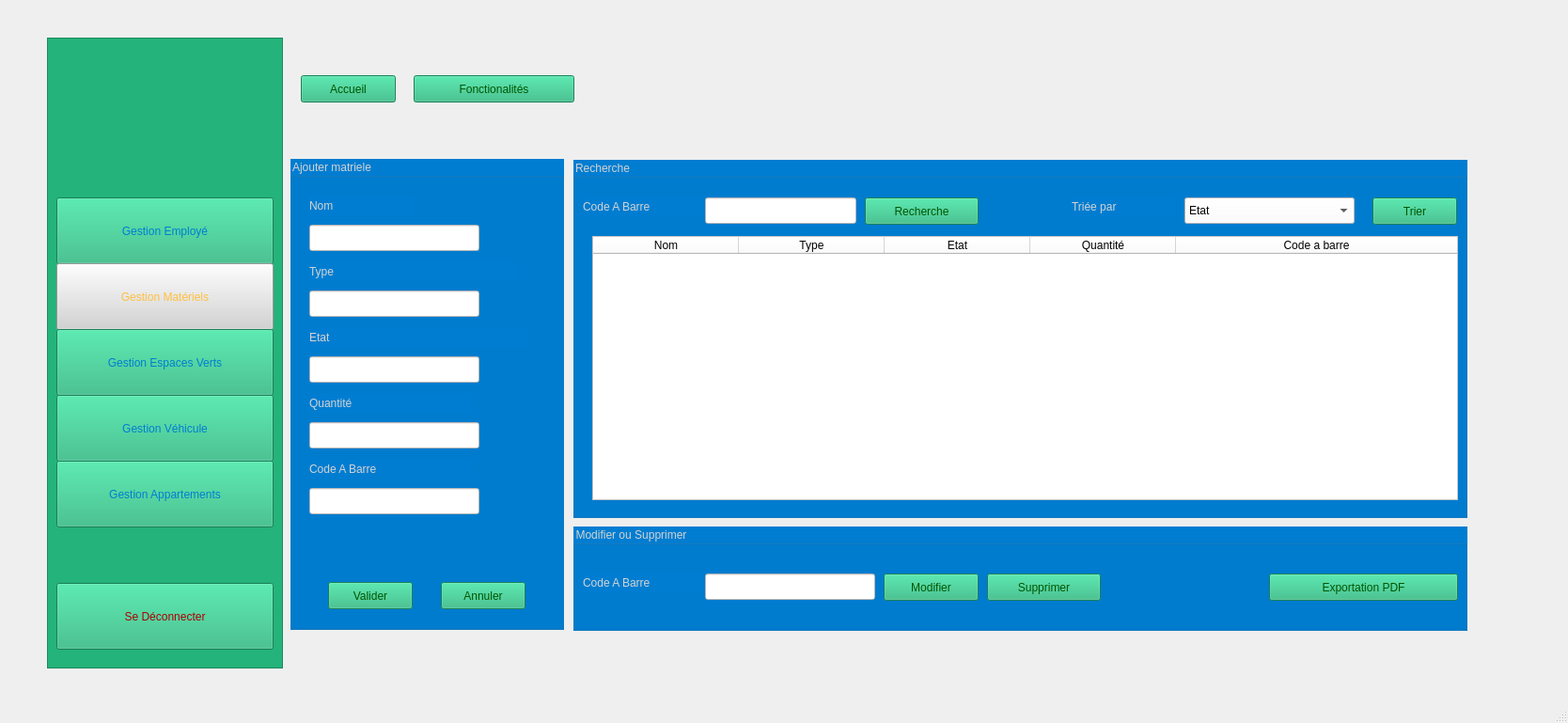
<?xml version="1.0" encoding="UTF-8"?>
<ui version="4.0">
 <class>MainWindow</class>
 <widget class="QMainWindow" name="MainWindow">
  <property name="geometry">
   <rect>
    <x>0</x>
    <y>0</y>
    <width>1668</width>
    <height>769</height>
   </rect>
  </property>
  <property name="windowTitle">
   <string>MainWindow</string>
  </property>
  <widget class="QWidget" name="centralwidget">
   <widget class="QStackedWidget" name="stackedWidget">
    <property name="geometry">
     <rect>
      <x>30</x>
      <y>30</y>
      <width>1591</width>
      <height>701</height>
     </rect>
    </property>
    <property name="currentIndex">
     <number>0</number>
    </property>
    <widget class="QWidget" name="page">
     <widget class="QGroupBox" name="groupBox_2">
      <property name="geometry">
       <rect>
        <x>580</x>
        <y>140</y>
        <width>951</width>
        <height>381</height>
       </rect>
      </property>
      <property name="styleSheet">
       <string notr="true">background-color: rgb(0, 125, 209);
color: rgb(211, 211, 211);
font: 900 12pt &quot;Franklin Gothic&quot;;</string>
      </property>
      <property name="title">
       <string>Recherche</string>
      </property>
      <widget class="QLabel" name="label_7">
       <property name="geometry">
        <rect>
         <x>10</x>
         <y>40</y>
         <width>131</width>
         <height>20</height>
        </rect>
       </property>
       <property name="text">
        <string>Code A Barre</string>
       </property>
      </widget>
      <widget class="QLineEdit" name="idrech">
       <property name="geometry">
        <rect>
         <x>140</x>
         <y>40</y>
         <width>161</width>
         <height>28</height>
        </rect>
       </property>
       <property name="whatsThis">
        <string>&lt;html&gt;&lt;head/&gt;&lt;body&gt;&lt;p&gt;iden&lt;/p&gt;&lt;/body&gt;&lt;/html&gt;</string>
       </property>
       <property name="styleSheet">
        <string notr="true">background-color: rgb(255, 255, 255);
font: 900 9pt &quot;Franklin Gothic&quot;;
color: rgb(0, 0, 0);
</string>
       </property>
      </widget>
      <widget class="QPushButton" name="recherche">
       <property name="geometry">
        <rect>
         <x>310</x>
         <y>40</y>
         <width>121</width>
         <height>29</height>
        </rect>
       </property>
       <property name="styleSheet">
        <string notr="true">background-color: rgb(36, 179, 122);
font: 900 12pt &quot;Franklin Gothic&quot;;
color: rgb(0, 85, 0);</string>
       </property>
       <property name="text">
        <string>Recherche</string>
       </property>
      </widget>
      <widget class="QTableWidget" name="tableWidget">
       <property name="geometry">
        <rect>
         <x>20</x>
         <y>81</y>
         <width>921</width>
         <height>281</height>
        </rect>
       </property>
       <property name="styleSheet">
        <string notr="true">background-color: rgb(255, 255, 255);
font: 900 9pt &quot;Franklin Gothic&quot;;
color: rgb(0, 0, 0);
</string>
       </property>
       <attribute name="horizontalHeaderDefaultSectionSize">
        <number>155</number>
       </attribute>
       <attribute name="horizontalHeaderStretchLastSection">
        <bool>true</bool>
       </attribute>
       <column>
        <property name="text">
         <string>Nom</string>
        </property>
       </column>
       <column>
        <property name="text">
         <string>Type</string>
        </property>
       </column>
       <column>
        <property name="text">
         <string>Etat</string>
        </property>
       </column>
       <column>
        <property name="text">
         <string>Quantité</string>
        </property>
       </column>
       <column>
        <property name="text">
         <string>Code a barre</string>
        </property>
       </column>
      </widget>
      <widget class="QLabel" name="label_9">
       <property name="geometry">
        <rect>
         <x>530</x>
         <y>40</y>
         <width>111</width>
         <height>20</height>
        </rect>
       </property>
       <property name="text">
        <string>Triée par</string>
       </property>
      </widget>
      <widget class="QComboBox" name="tripar">
       <property name="geometry">
        <rect>
         <x>650</x>
         <y>40</y>
         <width>181</width>
         <height>28</height>
        </rect>
       </property>
       <property name="styleSheet">
        <string notr="true">background-color: rgb(255, 255, 255);
color: rgb(0, 0, 0);</string>
       </property>
       <item>
        <property name="text">
         <string>Etat</string>
        </property>
       </item>
       <item>
        <property name="text">
         <string>Type</string>
        </property>
       </item>
       <item>
        <property name="text">
         <string>Quantité</string>
        </property>
       </item>
       <item>
        <property name="text">
         <string>nom</string>
        </property>
       </item>
      </widget>
      <widget class="QPushButton" name="trier">
       <property name="geometry">
        <rect>
         <x>850</x>
         <y>40</y>
         <width>90</width>
         <height>29</height>
        </rect>
       </property>
       <property name="styleSheet">
        <string notr="true">background-color: rgb(36, 179, 122);
font: 900 12pt &quot;Franklin Gothic&quot;;
color: rgb(0, 85, 0);</string>
       </property>
       <property name="text">
        <string>Trier</string>
       </property>
      </widget>
     </widget>
     <widget class="QGroupBox" name="groupBox">
      <property name="geometry">
       <rect>
        <x>279</x>
        <y>139</y>
        <width>291</width>
        <height>501</height>
       </rect>
      </property>
      <property name="styleSheet">
       <string notr="true">background-color: rgb(0, 125, 209);
color: rgb(211, 211, 211);
font: 900 12pt &quot;Franklin Gothic&quot;;</string>
      </property>
      <property name="title">
       <string>Ajouter matriele</string>
      </property>
      <widget class="QLabel" name="label">
       <property name="geometry">
        <rect>
         <x>20</x>
         <y>40</y>
         <width>111</width>
         <height>20</height>
        </rect>
       </property>
       <property name="text">
        <string>Nom</string>
       </property>
      </widget>
      <widget class="QLineEdit" name="id">
       <property name="geometry">
        <rect>
         <x>20</x>
         <y>70</y>
         <width>181</width>
         <height>28</height>
        </rect>
       </property>
       <property name="styleSheet">
        <string notr="true">background-color: rgb(255, 255, 255);
font: 900 9pt &quot;Franklin Gothic&quot;;
color: rgb(0, 0, 0);
</string>
       </property>
       <property name="text">
        <string/>
       </property>
      </widget>
      <widget class="QLabel" name="label_2">
       <property name="geometry">
        <rect>
         <x>20</x>
         <y>110</y>
         <width>221</width>
         <height>20</height>
        </rect>
       </property>
       <property name="text">
        <string>Type</string>
       </property>
      </widget>
      <widget class="QLineEdit" name="numtel">
       <property name="geometry">
        <rect>
         <x>20</x>
         <y>140</y>
         <width>181</width>
         <height>28</height>
        </rect>
       </property>
       <property name="styleSheet">
        <string notr="true">background-color: rgb(255, 255, 255);
font: 900 9pt &quot;Franklin Gothic&quot;;
color: rgb(0, 0, 0);</string>
       </property>
      </widget>
      <widget class="QLabel" name="label_3">
       <property name="geometry">
        <rect>
         <x>20</x>
         <y>250</y>
         <width>171</width>
         <height>20</height>
        </rect>
       </property>
       <property name="text">
        <string>Quantité</string>
       </property>
      </widget>
      <widget class="QLineEdit" name="numapp">
       <property name="geometry">
        <rect>
         <x>20</x>
         <y>210</y>
         <width>181</width>
         <height>28</height>
        </rect>
       </property>
       <property name="styleSheet">
        <string notr="true">background-color: rgb(255, 255, 255);
font: 900 9pt &quot;Franklin Gothic&quot;;
color: rgb(0, 0, 0);</string>
       </property>
      </widget>
      <widget class="QLabel" name="label_4">
       <property name="geometry">
        <rect>
         <x>20</x>
         <y>320</y>
         <width>171</width>
         <height>20</height>
        </rect>
       </property>
       <property name="text">
        <string>Code A Barre</string>
       </property>
      </widget>
      <widget class="QLineEdit" name="add">
       <property name="geometry">
        <rect>
         <x>20</x>
         <y>280</y>
         <width>181</width>
         <height>28</height>
        </rect>
       </property>
       <property name="styleSheet">
        <string notr="true">background-color: rgb(255, 255, 255);
font: 900 9pt &quot;Franklin Gothic&quot;;
color: rgb(0, 0, 0);</string>
       </property>
      </widget>
      <widget class="QLabel" name="label_5">
       <property name="geometry">
        <rect>
         <x>20</x>
         <y>180</y>
         <width>231</width>
         <height>20</height>
        </rect>
       </property>
       <property name="text">
        <string>Etat</string>
       </property>
      </widget>
      <widget class="QPushButton" name="valider">
       <property name="geometry">
        <rect>
         <x>40</x>
         <y>450</y>
         <width>90</width>
         <height>29</height>
        </rect>
       </property>
       <property name="styleSheet">
        <string notr="true">background-color: rgb(36, 179, 122);
font: 900 12pt &quot;Franklin Gothic&quot;;
color: rgb(0, 85, 0);</string>
       </property>
       <property name="text">
        <string>Valider</string>
       </property>
      </widget>
      <widget class="QPushButton" name="annuler">
       <property name="geometry">
        <rect>
         <x>160</x>
         <y>450</y>
         <width>90</width>
         <height>29</height>
        </rect>
       </property>
       <property name="styleSheet">
        <string notr="true">background-color: rgb(36, 179, 122);
font: 900 12pt &quot;Franklin Gothic&quot;;
color: rgb(0, 85, 0);</string>
       </property>
       <property name="text">
        <string>Annuler</string>
       </property>
      </widget>
      <widget class="QLineEdit" name="add_2">
       <property name="geometry">
        <rect>
         <x>20</x>
         <y>350</y>
         <width>181</width>
         <height>28</height>
        </rect>
       </property>
       <property name="styleSheet">
        <string notr="true">background-color: rgb(255, 255, 255);
font: 900 9pt &quot;Franklin Gothic&quot;;
color: rgb(0, 0, 0);</string>
       </property>
      </widget>
     </widget>
     <widget class="QPushButton" name="r">
      <property name="geometry">
       <rect>
        <x>290</x>
        <y>50</y>
        <width>101</width>
        <height>29</height>
       </rect>
      </property>
      <property name="styleSheet">
       <string notr="true">background-color: rgb(36, 179, 122);
font: 900 12pt &quot;Franklin Gothic&quot;;
color: rgb(0, 85, 0);</string>
      </property>
      <property name="text">
       <string>Accueil</string>
      </property>
     </widget>
     <widget class="QGroupBox" name="groupBox_3">
      <property name="geometry">
       <rect>
        <x>580</x>
        <y>530</y>
        <width>951</width>
        <height>111</height>
       </rect>
      </property>
      <property name="styleSheet">
       <string notr="true">background-color: rgb(0, 125, 209);
color: rgb(211, 211, 211);
font: 900 12pt &quot;Franklin Gothic&quot;;</string>
      </property>
      <property name="title">
       <string>Modifier ou Supprimer</string>
      </property>
      <widget class="QPushButton" name="modifier">
       <property name="geometry">
        <rect>
         <x>330</x>
         <y>50</y>
         <width>101</width>
         <height>29</height>
        </rect>
       </property>
       <property name="styleSheet">
        <string notr="true">background-color: rgb(36, 179, 122);
font: 900 12pt &quot;Franklin Gothic&quot;;
color: rgb(0, 85, 0);</string>
       </property>
       <property name="text">
        <string>Modifier</string>
       </property>
      </widget>
      <widget class="QLabel" name="label_8">
       <property name="geometry">
        <rect>
         <x>10</x>
         <y>50</y>
         <width>131</width>
         <height>20</height>
        </rect>
       </property>
       <property name="text">
        <string>Code A Barre</string>
       </property>
      </widget>
      <widget class="QLineEdit" name="idmodsup">
       <property name="geometry">
        <rect>
         <x>140</x>
         <y>50</y>
         <width>181</width>
         <height>28</height>
        </rect>
       </property>
       <property name="styleSheet">
        <string notr="true">background-color: rgb(255, 255, 255);
font: 900 9pt &quot;Franklin Gothic&quot;;
color: rgb(0, 0, 0);</string>
       </property>
      </widget>
      <widget class="QPushButton" name="supprimer">
       <property name="geometry">
        <rect>
         <x>440</x>
         <y>50</y>
         <width>121</width>
         <height>29</height>
        </rect>
       </property>
       <property name="styleSheet">
        <string notr="true">background-color: rgb(36, 179, 122);
font: 900 12pt &quot;Franklin Gothic&quot;;
color: rgb(0, 85, 0);</string>
       </property>
       <property name="text">
        <string>Supprimer</string>
       </property>
      </widget>
      <widget class="QPushButton" name="exportToPDF">
       <property name="geometry">
        <rect>
         <x>740</x>
         <y>50</y>
         <width>201</width>
         <height>29</height>
        </rect>
       </property>
       <property name="styleSheet">
        <string notr="true">background-color: rgb(36, 179, 122);
font: 900 12pt &quot;Franklin Gothic&quot;;
color: rgb(0, 85, 0);</string>
       </property>
       <property name="text">
        <string>Exportation PDF</string>
       </property>
      </widget>
     </widget>
     <widget class="QPushButton" name="buttonGoToPage2">
      <property name="geometry">
       <rect>
        <x>410</x>
        <y>50</y>
        <width>171</width>
        <height>29</height>
       </rect>
      </property>
      <property name="styleSheet">
       <string notr="true">
background-color: rgb(36, 179, 122);
font: 900 12pt &quot;Franklin Gothic&quot;;
color: rgb(0, 85, 0);
</string>
      </property>
      <property name="text">
       <string>Fonctionalités</string>
      </property>
     </widget>
     <widget class="QFrame" name="frame">
      <property name="geometry">
       <rect>
        <x>20</x>
        <y>10</y>
        <width>251</width>
        <height>671</height>
       </rect>
      </property>
      <property name="styleSheet">
       <string notr="true">background-color: rgb(36, 179, 122);</string>
      </property>
      <property name="frameShape">
       <enum>QFrame::Shape::StyledPanel</enum>
      </property>
      <property name="frameShadow">
       <enum>QFrame::Shadow::Raised</enum>
      </property>
      <widget class="QPushButton" name="ges_emp">
       <property name="geometry">
        <rect>
         <x>10</x>
         <y>170</y>
         <width>231</width>
         <height>71</height>
        </rect>
       </property>
       <property name="styleSheet">
        <string notr="true">font: 900 12pt &quot;Franklin Gothic&quot;;
color:rgb(0, 125, 209);
</string>
       </property>
       <property name="text">
        <string>Gestion Employé</string>
       </property>
      </widget>
      <widget class="QPushButton" name="ges_mat">
       <property name="geometry">
        <rect>
         <x>10</x>
         <y>240</y>
         <width>231</width>
         <height>71</height>
        </rect>
       </property>
       <property name="styleSheet">
        <string notr="true">background-color: rgb(211, 211, 211);
color: rgb(255, 191, 62);
font: 900 12pt &quot;Franklin Gothic&quot;;</string>
       </property>
       <property name="text">
        <string>Gestion Matériels</string>
       </property>
      </widget>
      <widget class="QPushButton" name="ges_es_vert">
       <property name="geometry">
        <rect>
         <x>10</x>
         <y>310</y>
         <width>231</width>
         <height>71</height>
        </rect>
       </property>
       <property name="styleSheet">
        <string notr="true">background-color: rgb(36, 179, 122);
color:rgb(0, 125, 209);
font: 900 12pt &quot;Franklin Gothic&quot;;</string>
       </property>
       <property name="text">
        <string>Gestion Espaces Verts</string>
       </property>
      </widget>
      <widget class="QPushButton" name="ges_vehic">
       <property name="geometry">
        <rect>
         <x>10</x>
         <y>380</y>
         <width>231</width>
         <height>71</height>
        </rect>
       </property>
       <property name="styleSheet">
        <string notr="true">background-color: rgb(36, 179, 122);
color:rgb(0, 125, 209);
font: 900 12pt &quot;Franklin Gothic&quot;;</string>
       </property>
       <property name="text">
        <string>Gestion Véhicule</string>
       </property>
      </widget>
      <widget class="QPushButton" name="ges_appar">
       <property name="geometry">
        <rect>
         <x>10</x>
         <y>450</y>
         <width>231</width>
         <height>71</height>
        </rect>
       </property>
       <property name="styleSheet">
        <string notr="true">background-color: rgb(36, 179, 122);
color:rgb(0, 125, 209);
font: 900 12pt &quot;Franklin Gothic&quot;;</string>
       </property>
       <property name="text">
        <string>Gestion Appartements</string>
       </property>
      </widget>
      <widget class="QPushButton" name="deconnect">
       <property name="geometry">
        <rect>
         <x>10</x>
         <y>580</y>
         <width>231</width>
         <height>71</height>
        </rect>
       </property>
       <property name="styleSheet">
        <string notr="true">background-color: rgb(36, 179, 122);
color: rgb(170, 0, 0);
font: 900 12pt &quot;Franklin Gothic&quot;;</string>
       </property>
       <property name="text">
        <string>Se Déconnecter</string>
       </property>
      </widget>
      <widget class="QLabel" name="logo">
       <property name="geometry">
        <rect>
         <x>80</x>
         <y>59</y>
         <width>121</width>
         <height>91</height>
        </rect>
       </property>
       <property name="text">
        <string/>
       </property>
      </widget>
     </widget>
    </widget>
    <widget class="QWidget" name="page_2">
     <widget class="QPushButton" name="w">
      <property name="geometry">
       <rect>
        <x>410</x>
        <y>50</y>
        <width>171</width>
        <height>29</height>
       </rect>
      </property>
      <property name="styleSheet">
       <string notr="true">background-color: rgb(36, 179, 122);
font: 900 12pt &quot;Franklin Gothic&quot;;
color: rgb(0, 85, 0);</string>
      </property>
      <property name="text">
       <string>Fonctionalités</string>
      </property>
     </widget>
     <widget class="QFrame" name="frame_2">
      <property name="geometry">
       <rect>
        <x>20</x>
        <y>10</y>
        <width>251</width>
        <height>671</height>
       </rect>
      </property>
      <property name="styleSheet">
       <string notr="true">background-color: rgb(36, 179, 122);
color: rgb(211, 211, 211);
font: 900 12pt &quot;Franklin Gothic&quot;;</string>
      </property>
      <property name="frameShape">
       <enum>QFrame::Shape::StyledPanel</enum>
      </property>
      <property name="frameShadow">
       <enum>QFrame::Shadow::Raised</enum>
      </property>
      <widget class="QPushButton" name="ges_emp_2">
       <property name="geometry">
        <rect>
         <x>10</x>
         <y>170</y>
         <width>231</width>
         <height>71</height>
        </rect>
       </property>
       <property name="styleSheet">
        <string notr="true">background-color: rgb(36, 179, 122);
color:rgb(0, 125, 209);
font: 900 12pt &quot;Franklin Gothic&quot;;</string>
       </property>
       <property name="text">
        <string>Gestion Employé</string>
       </property>
      </widget>
      <widget class="QPushButton" name="ges_mat_2">
       <property name="geometry">
        <rect>
         <x>10</x>
         <y>240</y>
         <width>231</width>
         <height>71</height>
        </rect>
       </property>
       <property name="styleSheet">
        <string notr="true">background-color: rgb(211, 211, 211);
color: rgb(255, 191, 62);
font: 900 12pt &quot;Franklin Gothic&quot;;</string>
       </property>
       <property name="text">
        <string>Gestion Matériels</string>
       </property>
      </widget>
      <widget class="QPushButton" name="ges_es_vert_2">
       <property name="geometry">
        <rect>
         <x>10</x>
         <y>310</y>
         <width>231</width>
         <height>71</height>
        </rect>
       </property>
       <property name="styleSheet">
        <string notr="true">background-color: rgb(36, 179, 122);
color:rgb(0, 125, 209);
font: 900 12pt &quot;Franklin Gothic&quot;;</string>
       </property>
       <property name="text">
        <string>Gestion Espaces Verts</string>
       </property>
      </widget>
      <widget class="QPushButton" name="ges_vehic_2">
       <property name="geometry">
        <rect>
         <x>10</x>
         <y>380</y>
         <width>231</width>
         <height>71</height>
        </rect>
       </property>
       <property name="styleSheet">
        <string notr="true">background-color: rgb(36, 179, 122);
color:rgb(0, 125, 209);
font: 900 12pt &quot;Franklin Gothic&quot;;</string>
       </property>
       <property name="text">
        <string>Gestion Véhicule</string>
       </property>
      </widget>
      <widget class="QPushButton" name="ges_appar_2">
       <property name="geometry">
        <rect>
         <x>10</x>
         <y>450</y>
         <width>231</width>
         <height>71</height>
        </rect>
       </property>
       <property name="styleSheet">
        <string notr="true">background-color: rgb(36, 179, 122);
color:rgb(0, 125, 209);
font: 900 12pt &quot;Franklin Gothic&quot;;</string>
       </property>
       <property name="text">
        <string>Gestion Appartements</string>
       </property>
      </widget>
      <widget class="QPushButton" name="deconnect_2">
       <property name="geometry">
        <rect>
         <x>10</x>
         <y>580</y>
         <width>231</width>
         <height>71</height>
        </rect>
       </property>
       <property name="styleSheet">
        <string notr="true">background-color: rgb(36, 179, 122);
color: rgb(170, 0, 0);
font: 900 12pt &quot;Franklin Gothic&quot;;</string>
       </property>
       <property name="text">
        <string>Se Déconnecter</string>
       </property>
      </widget>
      <widget class="QLabel" name="logo_2">
       <property name="geometry">
        <rect>
         <x>80</x>
         <y>59</y>
         <width>121</width>
         <height>91</height>
        </rect>
       </property>
       <property name="text">
        <string/>
       </property>
      </widget>
     </widget>
     <widget class="QPushButton" name="buttonGoBack">
      <property name="geometry">
       <rect>
        <x>290</x>
        <y>50</y>
        <width>101</width>
        <height>29</height>
       </rect>
      </property>
      <property name="styleSheet">
       <string notr="true">background-color: rgb(36, 179, 122);
font: 900 12pt &quot;Franklin Gothic&quot;;
color: rgb(0, 85, 0);</string>
      </property>
      <property name="text">
       <string>Accueil</string>
      </property>
     </widget>
     <widget class="QGroupBox" name="groupBox_5">
      <property name="geometry">
       <rect>
        <x>280</x>
        <y>140</y>
        <width>1211</width>
        <height>501</height>
       </rect>
      </property>
      <property name="styleSheet">
       <string notr="true">background-color: rgb(0, 125, 209);
color: rgb(211, 211, 211);
font: 900 12pt &quot;Franklin Gothic&quot;;</string>
      </property>
      <property name="title">
       <string>notification</string>
      </property>
      <widget class="QLabel" name="label_10">
       <property name="geometry">
        <rect>
         <x>10</x>
         <y>40</y>
         <width>541</width>
         <height>20</height>
        </rect>
       </property>
       <property name="text">
        <string/>
       </property>
      </widget>
      <widget class="QTableWidget" name="tableWidget_3">
       <property name="geometry">
        <rect>
         <x>10</x>
         <y>50</y>
         <width>731</width>
         <height>391</height>
        </rect>
       </property>
       <property name="styleSheet">
        <string notr="true">background-color: rgb(255, 255, 255);
font: 7pt &quot;Segoe UI&quot;;
font: 900 9pt &quot;Franklin Gothic&quot;;
color: rgb(0, 0, 0);
</string>
       </property>
       <property name="midLineWidth">
        <number>0</number>
       </property>
       <attribute name="horizontalHeaderDefaultSectionSize">
        <number>157</number>
       </attribute>
       <attribute name="horizontalHeaderShowSortIndicator" stdset="0">
        <bool>false</bool>
       </attribute>
       <attribute name="horizontalHeaderStretchLastSection">
        <bool>true</bool>
       </attribute>
       <column>
        <property name="text">
         <string>Date</string>
        </property>
        <property name="font">
         <font>
          <pointsize>12</pointsize>
          <strikeout>false</strikeout>
         </font>
        </property>
       </column>
       <column>
        <property name="text">
         <string>Notifications</string>
        </property>
        <property name="font">
         <font>
          <pointsize>12</pointsize>
         </font>
        </property>
       </column>
      </widget>
      <widget class="QPushButton" name="supprimer2">
       <property name="geometry">
        <rect>
         <x>40</x>
         <y>450</y>
         <width>241</width>
         <height>41</height>
        </rect>
       </property>
       <property name="styleSheet">
        <string notr="true">background-color: rgb(36, 179, 122);
font: 900 12pt &quot;Franklin Gothic&quot;;
color: rgb(0, 85, 0);</string>
       </property>
       <property name="text">
        <string>Supprimer</string>
       </property>
      </widget>
      <widget class="QGroupBox" name="groupBox_4">
       <property name="geometry">
        <rect>
         <x>750</x>
         <y>50</y>
         <width>451</width>
         <height>391</height>
        </rect>
       </property>
       <property name="styleSheet">
        <string notr="true">background-color: rgb(255, 255, 255);</string>
       </property>
       <property name="title">
        <string>statestique</string>
       </property>
       <widget class="QWidget" name="verticalLayoutWidget">
        <property name="geometry">
         <rect>
          <x>80</x>
          <y>90</y>
          <width>160</width>
          <height>201</height>
         </rect>
        </property>
        <layout class="QVBoxLayout" name="verticalLayout"/>
       </widget>
      </widget>
     </widget>
    </widget>
   </widget>
  </widget>
  <widget class="QMenuBar" name="menubar">
   <property name="geometry">
    <rect>
     <x>0</x>
     <y>0</y>
     <width>1668</width>
     <height>26</height>
    </rect>
   </property>
  </widget>
  <widget class="QStatusBar" name="statusbar"/>
 </widget>
 <resources/>
 <connections/>
</ui>
